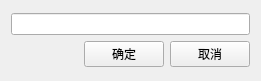
<?xml version="1.0" encoding="UTF-8"?>
<ui version="4.0">
 <class>UrlSetter</class>
 <widget class="QWidget" name="UrlSetter">
  <property name="geometry">
   <rect>
    <x>0</x>
    <y>0</y>
    <width>261</width>
    <height>81</height>
   </rect>
  </property>
  <property name="windowTitle">
   <string>Form</string>
  </property>
  <layout class="QGridLayout" name="gridLayout">
   <item row="0" column="0">
    <layout class="QVBoxLayout" name="verticalLayout" stretch="1,0">
     <item>
      <widget class="QLineEdit" name="lineEdit_URL"/>
     </item>
     <item>
      <layout class="QHBoxLayout" name="horizontalLayout">
       <item>
        <spacer name="horizontalSpacer">
         <property name="orientation">
          <enum>Qt::Horizontal</enum>
         </property>
         <property name="sizeHint" stdset="0">
          <size>
           <width>40</width>
           <height>20</height>
          </size>
         </property>
        </spacer>
       </item>
       <item>
        <widget class="QPushButton" name="ptn_Ok">
         <property name="text">
          <string>确定</string>
         </property>
        </widget>
       </item>
       <item>
        <widget class="QPushButton" name="ptn_Cancle">
         <property name="text">
          <string>取消</string>
         </property>
        </widget>
       </item>
      </layout>
     </item>
    </layout>
   </item>
  </layout>
 </widget>
 <resources/>
 <connections/>
</ui>
